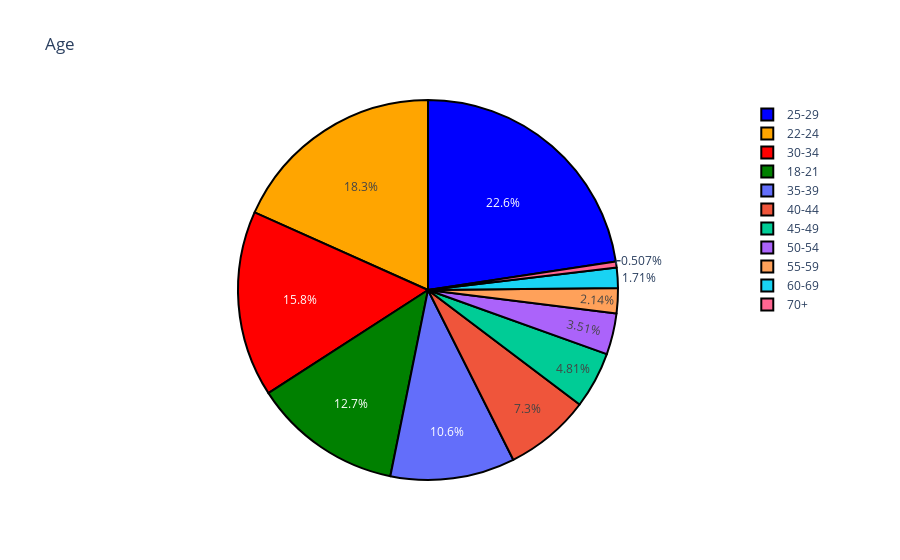

This figure's notebook cell:
### Markdown cell above
Comparing age distribution.

### Code cell
agedist = df['age'].value_counts()
colors = ['blue', 'orange', 'red', 'green']
trace = go.Pie(values=(np.array(agedist)),labels=agedist.index)
layout = go.Layout(title='Age')
data = [trace]
fig = go.Figure(trace,layout)
fig.update_traces(marker=dict(colors=colors, line=dict(color='#000000', width=2)))
fig.show()
py.plot(fig)

### Figure 1 — Plotly figure (JSON) as saved in the notebook; plotly's stock layout.template omitted (floating-point values rounded to 4 significant figures)
{"data": [{"labels": ["25-29", "22-24", "30-34", "18-21", "35-39", "40-44", "45-49", "50-54", "55-59", "60-69", "70+"], "marker": {"colors": ["blue", "orange", "red", "green"], "line": {"color": "#000000", "width": 2}}, "type": "pie", "values": [4458, 3610, 3120, 2502, 2087, 1439, 949, 692, 422, 338, 100]}], "layout": {"title": {"text": "Age"}}}
